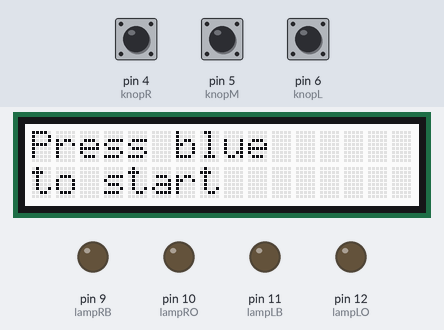
The sketch below on a simulated Arduino Uno, built with avr-gcc and run on an emulated ATmega328P. Parts: 16×2 character LCD, output pins drawn as LEDs (lit = HIGH). Inputs (shaded band) come from the test bench; at power-on: pin 5 (knopM) LOW, pin 4 (knopR) LOW, pin 6 (knopL) LOW.

Above: at 1.2 s.
1.3 s: pin 5 (knopM) pulled HIGH for 0.15 s
At 2.6 s:
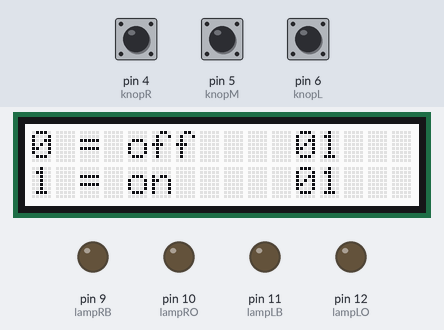
2.9 s: pin 4 (knopR) pulled HIGH for 0.15 s
At 3.2 s:
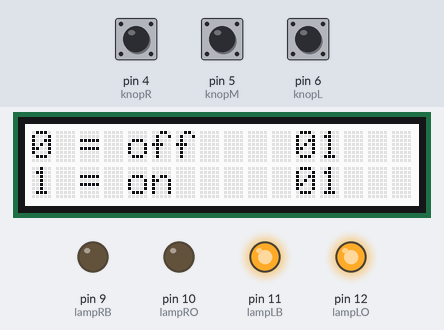
4.5 s: pin 6 (knopL) pulled HIGH for 0.15 s
At 5.7 s:
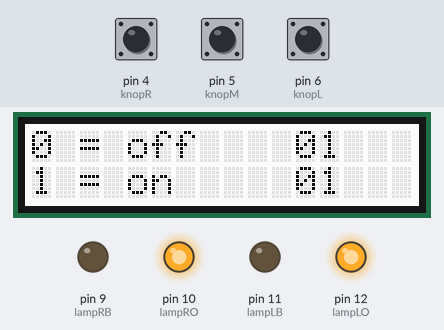
6.1 s: pin 5 (knopM) pulled HIGH for 1 s
At 7.3 s:
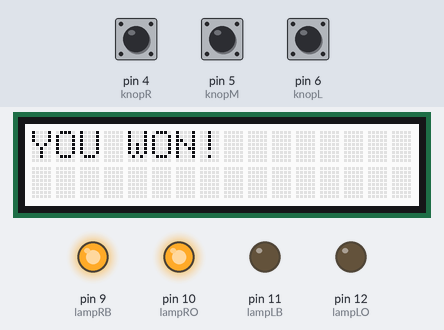
Timing chart, 0 to 10.6 s (numbered marks = the images above; inputs shaded):
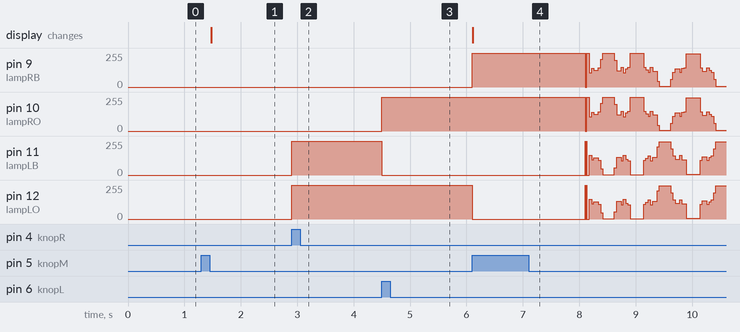

The sketch:

UIT2.ino
```cpp
#include <Wire.h>
#include "rgb_lcd.h"

rgb_lcd lcd;

const int UIT = 0;
const int IN = 1;

const int START = 0;
const int PRIME = 1;
const int SPELEN = 2;
const int KLAAR = 3;

const int INACTIEF = 0;
const int ACTIEF = 1;

const int getoggled = 0;
const int ongetoggled = 1;

const bool AAN = true;
const bool UIT2 = false;

unsigned long timer = 0;


int knopLState;
int knopMState;
int knopRState;

int gameState;
int lampState;
int toggleState;
int clearState;

int knopL = 6;
int knopM = 5;
int knopR = 4;

int lampLB = 11;
int lampRB = 9;
int lampLO = 12;
int lampRO = 10;


void setup()
{
Serial.begin(9600);

  lcd.begin(16, 2);

  knopLState = UIT;
  knopMState = UIT;
  knopRState = UIT;

  gameState = START;
  lampState = INACTIEF;
  toggleState = ongetoggled;

  pinMode(knopL, INPUT);
  pinMode(knopM, INPUT);
  pinMode(knopR, INPUT);

  pinMode(lampLB, OUTPUT);
  pinMode(lampRB, OUTPUT);
  pinMode(lampLO, OUTPUT);
  pinMode(lampRO, OUTPUT);
}


void toggleLamp(bool boolLampLB, bool boolLampRB, bool boolLampLO, bool boolLampRO)
{
  if (boolLampLB == AAN)
  {
    if (digitalRead(lampLB) == LOW)
    {
      digitalWrite(lampLB, HIGH);
    }
    else if (digitalRead(lampLB) == HIGH)
    {
      digitalWrite(lampLB, LOW);
    }
  }

  if (boolLampRB == AAN)
  {
    if (digitalRead(lampRB) == LOW)
    {
      digitalWrite(lampRB, HIGH);
    }
    else if (digitalRead(lampRB) == HIGH)
    {
      digitalWrite(lampRB, LOW);
    }
  }

  if (boolLampLO == AAN)
  {
    if (digitalRead(lampLO) == LOW)
    {
      digitalWrite(lampLO, HIGH);
    }
    else if (digitalRead(lampLO) == HIGH)
    {
      digitalWrite(lampLO, LOW);
    }
  }

  if (boolLampRO == AAN)
  {
    if (digitalRead(lampRO) == LOW)
    {
      digitalWrite(lampRO, HIGH);
    }
      else if (digitalRead(lampRO) == HIGH)
    {
      digitalWrite(lampRO, LOW);
    }
  }
}


void loop()
{
  if (gameState == START)
  {
    lcd.setCursor(0, 0);
    lcd.print("Press blue");
    lcd.setCursor(0, 1);
    lcd.print("to start");

    if (digitalRead(knopM) == HIGH)
    {
      gameState = PRIME;
    }
  }


  if (gameState == PRIME)
  {
    if (digitalRead(knopM) == LOW)
    {
      gameState = SPELEN;
      lcd.clear();
      lcd.setCursor(0,0);
      lcd.print("0 = off    01" );
      lcd.setCursor(0,1);
      lcd.print("1 = on     01" );
    }
  }


  if (gameState == SPELEN)
  {
    if (knopLState == UIT)
    {
      if (digitalRead(knopL) == HIGH && toggleState == ongetoggled)
      {
        knopLState = IN;
        lampState = ACTIEF;
      }
    }

    if (knopLState == IN)
    {
      if (digitalRead(knopL) == LOW)
      {
        knopLState = UIT;
        toggleState = ongetoggled;
      }
    }


    if (knopMState == UIT)
    {
      if (digitalRead(knopM) == HIGH && toggleState == ongetoggled)
      {
        knopMState = IN;
        lampState = ACTIEF;
      }
    }

    if (knopMState == IN)
    {
      if (digitalRead(knopM) == LOW)
      {
        knopMState = UIT;
        toggleState = ongetoggled;
      }
    }


    if (knopRState == UIT)
    {
      if (digitalRead(knopR) == HIGH && toggleState == ongetoggled)
      {
        knopRState = IN;
        lampState = ACTIEF;
      }
    }

    if (knopRState == IN)
    {
      if (digitalRead(knopR) == LOW)
      {
        knopRState = UIT;
        toggleState = ongetoggled;
      }
    }


    if (knopLState == IN)
    {
      if (lampState == ACTIEF)
      {
        toggleLamp(AAN, UIT2, UIT2, AAN);
        lampState = INACTIEF;
        toggleState = getoggled;
      }
    }


    // Togglet lamp RB & lamp LO
    if (knopMState == IN)
    {
      if (lampState == ACTIEF)
      {
        toggleLamp(UIT2, AAN, AAN, UIT2);
        lampState = INACTIEF;
        toggleState = getoggled;
      }
    }


    if (knopRState == IN)
    {
      if (lampState == ACTIEF)
      {
        toggleLamp(AAN, UIT2, AAN, UIT2);
        lampState = INACTIEF;
        toggleState = getoggled;
      }
    }


    if (digitalRead(lampLB) == LOW && digitalRead(lampRB) == HIGH && digitalRead(lampLO) == LOW && digitalRead(lampRO) == HIGH)
    {
      lcd.clear();
      gameState = KLAAR;
      timer = millis();
    }
  }


  if (gameState == KLAAR)
  {
    lcd.setCursor(0, 0);
    lcd.print("YOU WON!");


    if (millis() - timer >= 5000)
    {
      digitalWrite(lampLO, LOW);
      digitalWrite(lampLB, LOW);
      digitalWrite(lampRO, LOW);
      digitalWrite(lampRB, LOW);
      gameState = START;
      lcd.clear();
    }
    else if (millis() - timer >= 2000)
    {
      for (int i = 2000; i < 5000; i += 250)
      {
        if (millis() - timer >= i)
        {
          if (digitalRead(lampLB) == LOW)
          {
            digitalWrite(lampLB, HIGH);
          }
          else if (digitalRead(lampLB) == HIGH)
          {
            digitalWrite(lampLB, LOW);
          }

          if (digitalRead(lampRB) == LOW)
          {
            digitalWrite(lampRB, HIGH);
          }
          else if (digitalRead(lampRB) == HIGH)
          {
            digitalWrite(lampRB, LOW);
          }

          if (digitalRead(lampLO) == LOW)
          {
            digitalWrite(lampLO, HIGH);
          }
          else if (digitalRead(lampLO) == HIGH)
          {
            digitalWrite(lampLO, LOW);
          }

          if (digitalRead(lampRO) == LOW)
          {
            digitalWrite(lampRO, HIGH);
          }
          else if (digitalRead(lampRO) == HIGH)
          {
            digitalWrite(lampRO, LOW);
          }
        }
      }
    }
  }
}
```

Measured:
- after the input at 1.3 s, the display: changes after 0.18 s (image 1)
- after the input at 2.9 s, pin 11 (lampLB), pin 12 (lampLO): 0/255 → 255/255 at once
- after the input at 4.5 s, pin 10 (lampRO): 0/255 → 255/255 at once; pin 11 (lampLB): 255/255 → 0/255 at once
